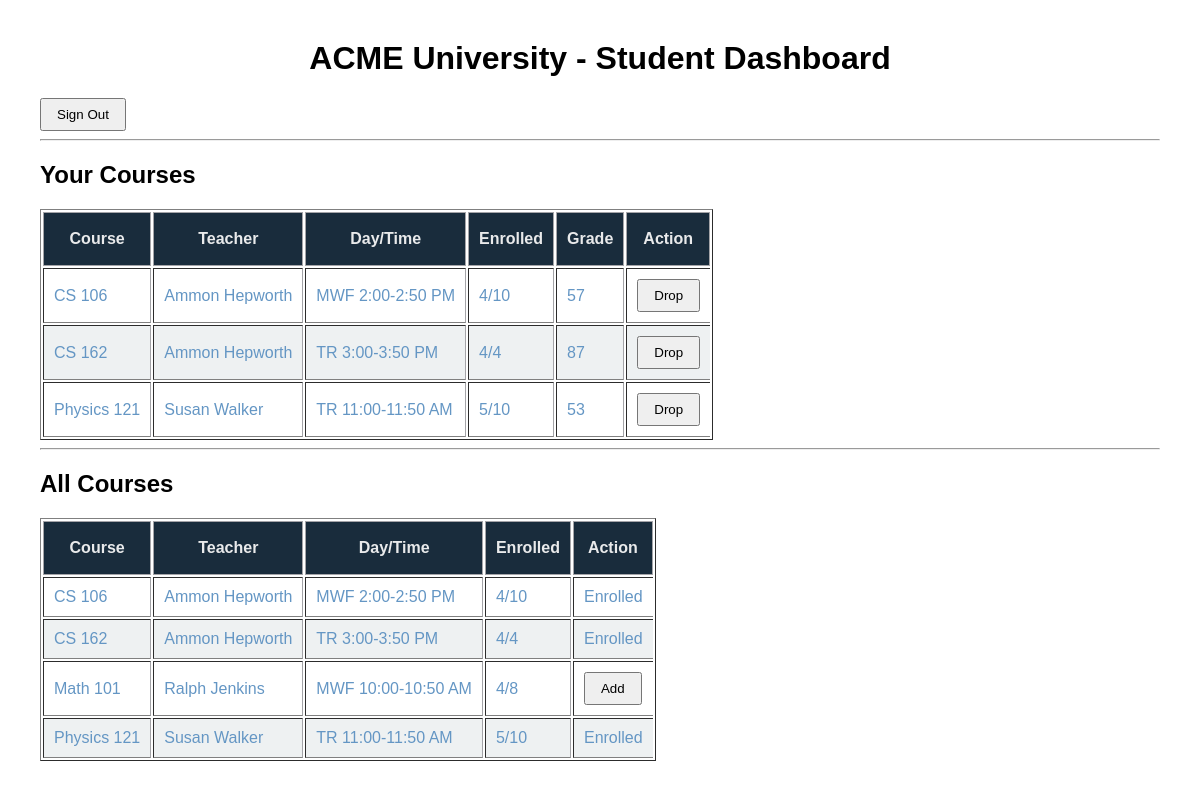
Page /student (signed in) on the committed database.
### RESTapi.py (models this page shows, shortened)
class Course(db.Model):
    id = db.Column(db.Integer, primary_key=True)
    name = db.Column(db.String(80), nullable=False)
    time = db.Column(db.String(80), nullable=False)
    capacity = db.Column(db.Integer, nullable=False)
    teacher_id = db.Column(db.Integer, db.ForeignKey('user.id'), nullable=False)
    teacher = db.relationship('User', backref='courses_taught')

class User(db.Model):
    id = db.Column(db.Integer, primary_key=True)
    username = db.Column(db.String(80), unique=True, nullable=False)
    password = db.Column(db.String(200), nullable=False)
    name = db.Column(db.String(120), nullable=False)
    role = db.Column(db.String(20), nullable=False)

### RESTapi.py (the view)
@app.route('/student', methods=['GET'])
def student_home():
    student_user = get_current_student()
    if student_user is None:
        session.clear()
        return redirect(url_for('login_page'))
    courses = Course.query.order_by(Course.name).all()
    my_courses = []
    all_courses = []
    for course in courses:
        enrolled_count = len(course.enrollments)
        student_enrollment = next((e for e in course.enrollments if e.student_id == student_user.id), None)
        all_courses.append({
            "id": course.id,
            "name": course.name,
            "teacher": course.teacher.name,
            "time": course.time,
            "enrolled": enrolled_count,
            "capacity": course.capacity,
            "is_enrolled": student_enrollment is not None,
            "is_full": enrolled_count >= course.capacity
        })
        if student_enrollment is not None:
            my_courses.append({
                "id": course.id,
                "name": course.name,
                "teacher": course.teacher.name,
                "time": course.time,
                "enrolled": enrolled_count,
                "capacity": course.capacity,
                "grade": student_enrollment.grade
            })
    return render_template(
        "student.html",
        student_name=student_user.name if student_user else "Student",
        my_courses=my_courses,
        all_courses=all_courses
    )

### RESTapi.py (called while the page is built)
def get_current_student():
    if session.get('role') != 'student':
        return None
    student_user = None
    if session.get('user_id') is not None:
        student_user = User.query.filter_by(id=session['user_id'], role='student').first()
    if student_user is None and session.get('username'):
        student_user = User.query.filter_by(username=session['username'], role='student').first()
    return student_user

### templates/student.html (shortened to what this page needs)
<!DOCTYPE html>
<html>
<head>
    <link rel="stylesheet" href="{{ url_for('static', filename='style.css') }}">
</head>
<body>
<h1>ACME University - Student Dashboard</h1>
<form action="{{ url_for('logout') }}" method="get">
    <button type="submit">Sign Out</button>
</form>
<hr>
<h2>Your Courses</h2>
<table border="1">
    <thead>
        <tr>
            <th>Course</th>
            <th>Teacher</th>
            <th>Day/Time</th>
            <th>Enrolled</th>
            <th>Grade</th>
            <th>Action</th>
        </tr>
    </thead>
    <tbody id="myCourses">
        {% for course in my_courses %}
        <tr>
            <td>{{ course.name }}</td>
            <td>{{ course.teacher }}</td>
            <td>{{ course.time }}</td>
            <td>{{ course.enrolled }}/{{ course.capacity }}</td>
            <td>{{ course.grade }}</td>
            <td>
                <form action="{{ url_for('drop_course', course_id=course.id) }}" method="post">
                    <button type="submit">Drop</button>
                </form>
            </td>
        </tr>
        {% else %}
        <tr>
            <td colspan="6">No enrolled courses found.</td>
        </tr>
        {% endfor %}
    </tbody>
</table>
<hr>
<h2>All Courses</h2>
<table border="1">
    <thead>
        <tr>
            <th>Course</th>
            <th>Teacher</th>
            <th>Day/Time</th>
            <th>Enrolled</th>
            <th>Action</th>
        </tr>
    </thead>
    <tbody id="allCourses">
        {% for course in all_courses %}
        <tr>
            <td>{{ course.name }}</td>
            <td>{{ course.teacher }}</td>
            <td>{{ course.time }}</td>
            <td>{{ course.enrolled }}/{{ course.capacity }}</td>
            <td>
                {% if course.is_enrolled %}
                <span>Enrolled</span>
                {% elif course.is_full %}
                <button type="button" disabled>Full</button>
                {% else %}
                <form action="{{ url_for('enroll_course', course_id=course.id) }}" method="post">
                    <button type="submit">Add</button>
                </form>
                {% endif %}
            </td>
        </tr>
        {% else %}
        <tr>
            <td colspan="5">No courses found.</td>
        </tr>
        {% endfor %}
    </tbody>
</table>
</body>
</html>

### static/style.css (style rules this page uses)
body { font-family: Arial, sans-serif; margin: 40px; }
h1 { text-align: center; }
th { border: 1px solid rgb(164, 164, 168); padding: 17px 10px; text-align: center; color: #e9eaeb; background-color: rgb(25, 44, 60); box-sizing: border-box; }
tbody tr:nth-child(even) { background-color: #eef1f2; }
td { border-right: 1px solid rgb(164, 164, 168); padding: 10px 10px; text-align: left; color: rgb(100, 150, 196); box-sizing: border-box; }
td:last-child { border-right: none; }
button { cursor: pointer; padding: 7px 15px; }

### rows in the picture
Course: name "CS 106", time "MWF 2:00-2:50 PM", name "CS 106", time "MWF 2:00-2:50 PM"
User: teacher "Ammon Hepworth" "Ammon Hepworth", teacher "Ammon Hepworth" "Ammon Hepworth"
Course: name "CS 162", time "TR 3:00-3:50 PM", name "CS 162", time "TR 3:00-3:50 PM"
Course: name "Physics 121", time "TR 11:00-11:50 AM", name "Physics 121", time "TR 11:00-11:50 AM"
User: teacher "Susan Walker", teacher "Susan Walker"
Course: name "Math 101", time "MWF 10:00-10:50 AM"
User: teacher "Ralph Jenkins"

### other values in the picture
{{ course.enrolled }} "4" "4" "5"
{{ course.capacity }} "10" "4" "10"
{{ course.grade }} "57" "87" "53"
{{ course.enrolled }} "4" "4" "4" "5"
{{ course.capacity }} "10" "4" "8" "10"
